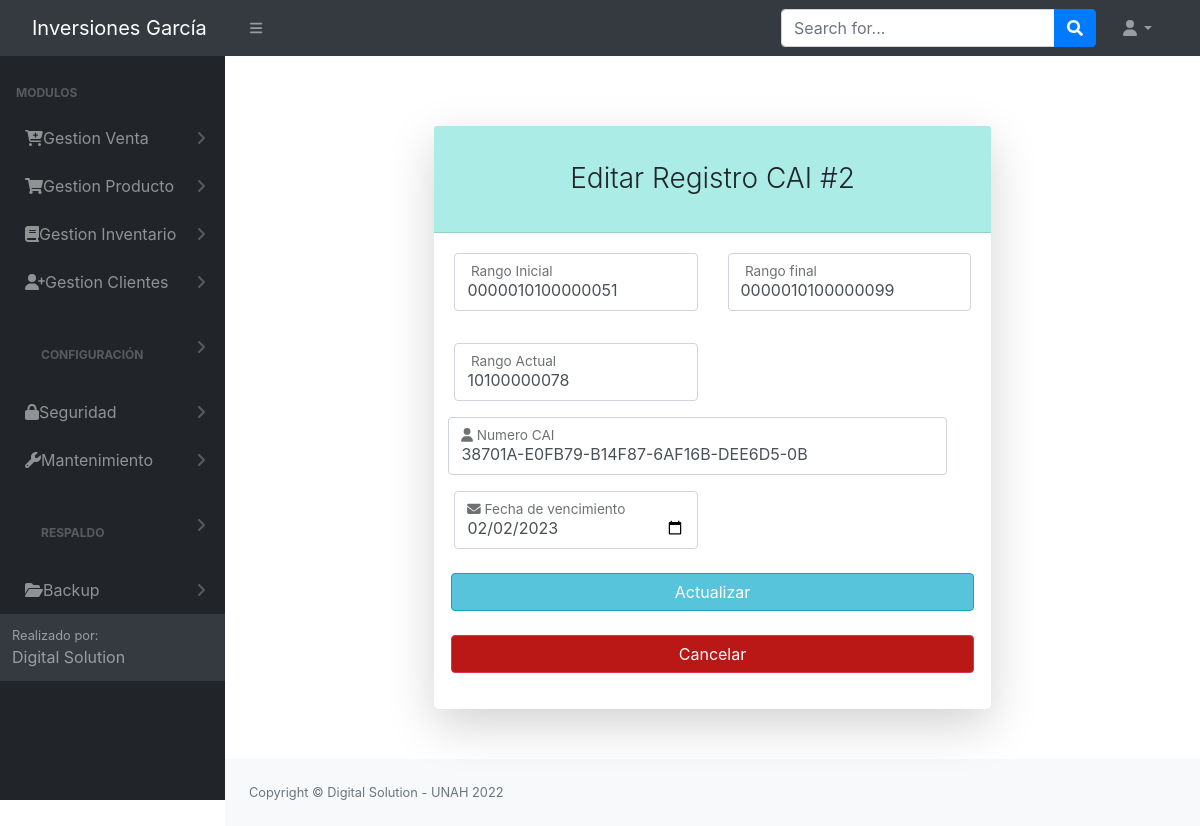
The page /src/modificar_CAI.php?id=2 (signed in) on the database as committed earlier.
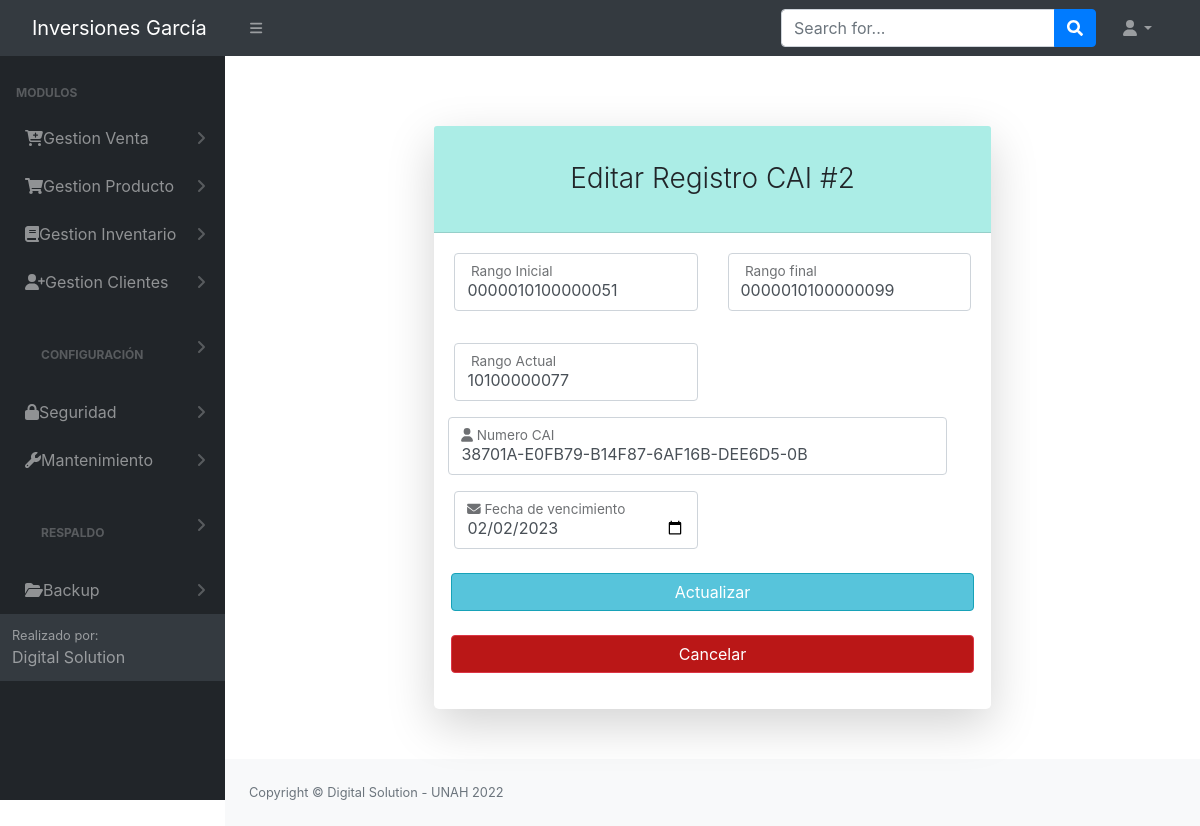
The same page on the database as committed later.
### tables this page shows
CREATE TABLE `tbl_cai` (
  `id` int(11) NOT NULL AUTO_INCREMENT,
  `rango_inicial` varchar(30) NOT NULL,
  `rango_final` varchar(30) NOT NULL,
  `rango_actual` varchar(30) NOT NULL,
  `numero_CAI` varchar(100) NOT NULL,
  `fecha_vencimiento` date DEFAULT NULL,
  `id_usuario` int(11) NOT NULL,
  PRIMARY KEY (`id`),
  KEY `id_usuario` (`id_usuario`)
);

### config/conex.php (called while the page is built, shortened)
<?php
     function getConexion()
    {
        $db = new PDO('mysql:host=localhost:3306;dbname=bd_inversiones_garcia', 'root', '');
        return $db;
    }
?>

### controladores/controlador_CAI.php (called while the page is built, shortened)
<?php
    require_once '../modelos/modelo_CAI.php';
    include_once('../Login/header.php');
                    foreach ($value as $registro) {?>
                <?php   }
    function obtenerCAI($id)
    {
        $modeloCAI = new CAI();
        $resultado = $modeloCAI->obtenerCAI($id);
        return $resultado;
    }
?>

### modelos/modelo_CAI.php (called while the page is built, shortened)
<?php
    class CAI{
        private $db;
        public function __construct(){
            $this->db = getConexion();
        }
        private function setNames(){
            return $this->db->query("SET NAMES 'utf8'");
        }
        public function obtenerCAI($id)
        {
            $this->db = getConexion();
            $this->setNames();
            $sql = "SELECT * from tbl_cai where id = $id;";
            $resultado = $this->db->query($sql);
            $fila = $resultado->fetch(PDO::FETCH_ASSOC);
            return $fila;
            $this->db = null;
        }
    }
?>

### src/modificar_CAI.php (the view, shortened to what the changed rows need)
<?php
include_once('../Login/header.php');
require_once '../controladores/controlador_CAI.php';
$id = $_GET['id'];
if (!empty($_GET)) {
    $row = obtenerCAI($id);
}
?>
<br><br><br><br><br><br><br>
<main>
    <div class="container" style="margin-top: -200px; margin-bottom: 20px;">
        <div class="row justify-content-center">
            <div class="col-lg-7">
                <div class="card shadow-lg border-0 rounded-lg mt-5">
                    <div class="card-header" style="background-color: rgb(171, 237, 230);">
                        <h3 class="text-center font-weight-light my-4">Editar Registro CAI #<?= $row['id']  ?></h3>
                    </div>
                    <div class="card-body">
                    <form class="needs-validation" method="POST">
                            <div class="row mb-3">
                                <div class="col-md-6">
                                    <div class="form-floating mb-3 mb-md-0">
                                        <input class="form-control" value="<?= $row['rango_inicial'] ?>"  name="txtrango_inicial" id="txtrango_inicial" type="text" placeholder="Rango Incial" autocomplete="nope" size="25" required />
                                        <label for="inputFirstName"><i class=""></i>&nbsp;Rango Inicial</label>
                                    </div>
                                </div>
                            <div class="col-md-6">
                                <div class="form-floating mb-3">
                                    <input class="form-control" name="txtrango_final" id="txtrango_final" type="text" value="<?= $row['rango_final'] ?>" placeholder="Rango Final" autocomplete="nope" size="25" required/>
                                    <label for="inputFirstName"><i class=""></i>&nbsp;Rango final</label>
                                </div>
                            </div>
                            </div>
                            <div class="row mb-3">
                                <div class="col-md-6">
                                <div class="form-floating mb-3">
                                <input class="form-control" name="txtrango_actual" id="txtrango_actual" type="text" value="<?= $row['rango_actual'] ?>" placeholder="Rango Actual" autocomplete="nope" size="25" />
                                <label for="inputFirstName"><i class=""></i>&nbsp;Rango Actual</label>
                            </div>
                                </div>
                            <div class="row mb-3">
                                <div class="col-md-15">
                                    <div class="form-floating mb-3 mb-md-0">
                                        <input class="form-control" value="<?= $row['numero_CAI'] ?>"  name="txtnumero_CAI" id="txtnumero_CAI" type="text" placeholder="Enter your first name" autocomplete="nope" size="50" />
                                        <label for="inputFirstName"><i class="fas fa-user icon"></i>&nbsp;Numero CAI</label>
                                    </div>
                                </div>
                            </div>
                            <div class="col-md-6">
                                    <div class="form-floating mb-3 mb-md-0">
                                    <input class="form-control" value="<?= $row['fecha_vencimiento'] ?>" name="txtfecha_vencimiento" type="date" required />
                                 <label for="inputEmail"><i class="fas fa-envelope icon"></i>&nbsp;Fecha de vencimiento</label>
                                 </div>
                            </div>
                        </form>
                    </div>
                </div>
            </div>
        </div>
</main>
<?php
include_once('../Login/footer.php');
?>

Rows that differ between the two databases and show on the page:
changed tbl_cai "38701A-E0FB79-B14F87-6AF16B-DEE6D5-0B": txtrango_actual "10100000078" → "10100000077"
